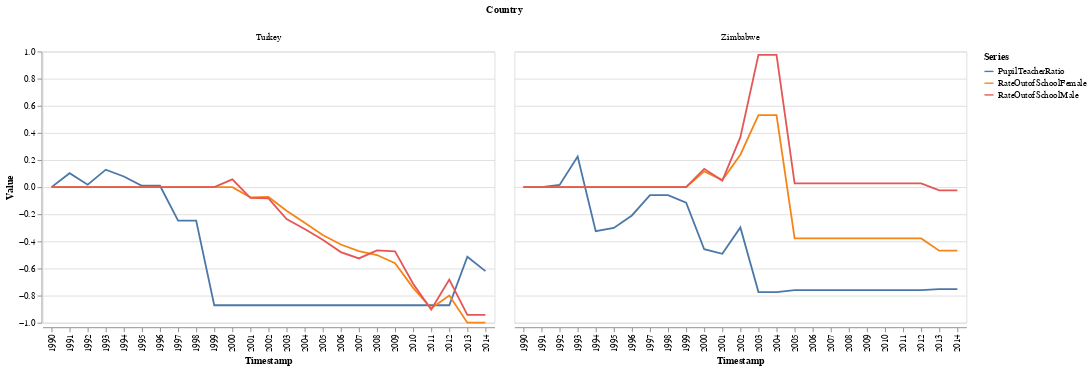

Notebook cell for this chart:
### Markdown cell above
Let's see Turkey and Zimbabwe out of school rate and pupil tearch ratio.  Zimbabwe out of school rate for males is higher than famales.  Turkey does not show a gender differnce.

### Code cell
graph = dfTranspose |>
    @filter(_.Country == "Turkey" || _.Country == "Zimbabwe") |>
    @filter(_.Series == "PupilTeacherRatio" || _.Series == "RateOutofSchoolFemale" || _.Series == "RateOutofSchoolMale") |> 
    @vlplot(:line, x=:"Timestamp:o", y=:Value, color=:Series, column=:Country)

### Figure 1 — Vega-Lite specification as saved in the notebook (floating-point values rounded to 4 significant figures; data arrays with more than 128 entries replaced by an {"elided": "..."} marker saying what was removed)
{"data": {"values": {"elided": "150 records"}}, "encoding": {"color": {"field": "Series", "type": "nominal"}, "column": {"field": "Country", "type": "nominal"}, "x": {"field": "Timestamp", "type": "ordinal"}, "y": {"field": "Value", "type": "quantitative"}}, "mark": "line"}
